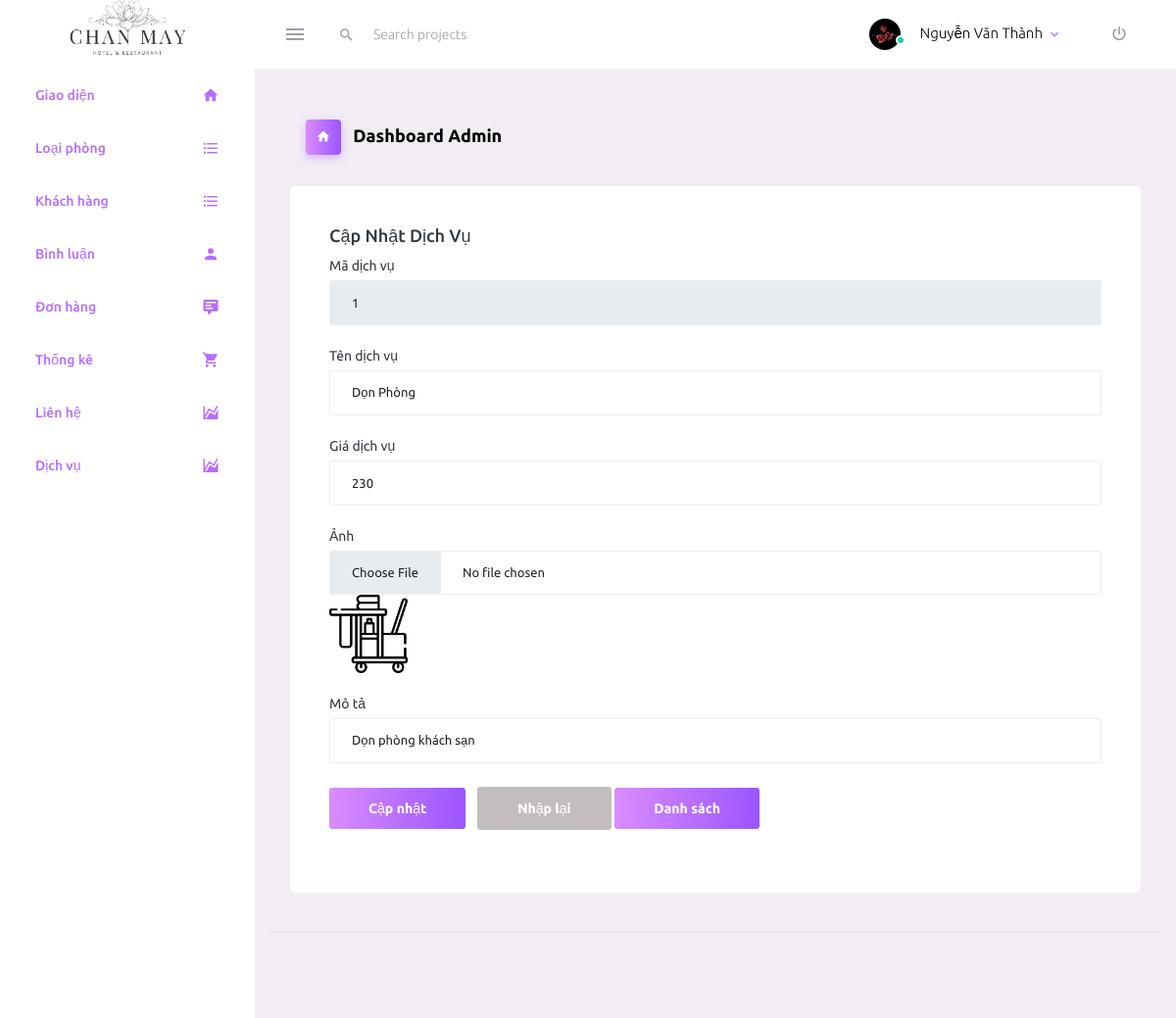
The page /index.php?url=sua-dich-vu&id=1 (signed in) on the database its author committed.
### tables this page shows
CREATE TABLE `service` (
  `id_sv` int(11) NOT NULL,
  `name` varchar(255) NOT NULL,
  `price` int(50) DEFAULT NULL,
  `image` varchar(255) DEFAULT NULL,
  `description` varchar(255) DEFAULT NULL,
  `id_room` int(11) NOT NULL
);

### Controller/adminController.php (called while the page is built, shortened)
<?php
require_once "./Models/home.php";
require_once './Models/pdo.php';
if (isset($_SESSION['account']) && ($_SESSION['account']['role'] == 1)) {
    function edit_DichVu()
    {
        include_once './View/Admin/header.php';
        if (isset($_GET['id']) && ($_GET['id'] > 0)) {
            $dichvu = dichvu_loadone($_GET['id']);
        }
        include_once './View/Admin/dichvu/update_dichvu.php';
        include_once './View/Admin/footer.php';
    }
}
?>

### Models/pdo.php (called while the page is built, shortened)
<?php
function pdo_get_connection(){
    $dburl = "mysql:host=localhost;dbname=duan1;charset=utf8";
    $username = 'root';
    $password = '';
    $conn = new PDO($dburl, $username, $password);
    $conn->setAttribute(PDO::ATTR_ERRMODE, PDO::ERRMODE_EXCEPTION);
    return $conn;
}
function pdo_query_one($sql){
    $sql_args = array_slice(func_get_args(), 1);
    try{
        $conn = pdo_get_connection();
        $stmt = $conn->prepare($sql);
        $stmt->execute($sql_args);
        $row = $stmt->fetch(PDO::FETCH_ASSOC);
        return $row;
    }
    catch(PDOException $e){
        throw $e;
    }
    finally{
        unset($conn);
    }
}

### Models/dichvu.php (called while the page is built, shortened)
<?php
function dichvu_loadone($id_sv){
    $sql = "SELECT * FROM `service` WHERE id_sv=".$id_sv;
    $dichvu=pdo_query_one($sql);
    return $dichvu;
}
?>

### View/Admin/dichvu/update_dichvu.php (the view, shortened to what this page needs)
<?php
if(is_array($dichvu)){
    extract($dichvu);
}
$hinhpast = "View/src/upload/" . $image;
    if (is_file($hinhpast)) {
        $image = "<img src='" . $hinhpast . "' height='80px'>";
    }
    else {
        $image = "không có hình ảnh ";
    }
?>
<div class="row">
    <div class="col-md-12 grid-margin stretch-card">
        <div class="card">
            <div class="card-body">
                <h4 class="card-title">Cập nhật dịch vụ</h4>
                <form class="forms-sample" action="index.php?url=cap-nhat-dich-vu" method="post" enctype="multipart/form-data">
                    <div class="form-group">
                        <label for="">Mã dịch vụ</label>
                        <input disabled name="id_sv" value="<?php echo $id_sv; ?>" type="text" class="form-control">
                    </div>
                    <div class="form-group">
                        <label for="">Tên dịch vụ</label>
                        <input name="namesv" type="text" value="<?php echo $name; ?>" class="form-control">
                    </div>
                    <div class="form-group">
                        <label for="">Giá dịch vụ</label>
                        <input name="price" value="<?php echo $price; ?>"type="text" class="form-control">
                    </div>
                    <div class="form-group" >
                        <label for="">Ảnh</label>
                        <input name="hinh" type="file"  class="form-control">
                        <?php echo $image; ?>
                    </div>
                    <div class="form-group">
                        <label for="">Mô tả</label>
                        <input name="description" value="<?php echo $description; ?>"type="text" class="form-control">
                    </div>
                    <div class="form-group mt-3">
                        <input class="btn btn-gradient-primary me-2" type="submit" name="capnhat" value="Cập nhật">
                        <input class="btn btn-secondary" type="reset" value="Nhập lại">
                        <a href="index.php?url=quan-ly-dich-vu"><input class="btn btn-gradient-primary me-2" type="button" value="Danh sách"></a>
                    </div>
                </form>
            </div>
        </div>
    </div>

### rows shown on the page
service: id_sv "1", namesv "Dọn Phòng", price "230", image (picture), description "Dọn phòng khách sạn"

### other values the page prints
$_SESSION['account']['fullname'] "Nguyễn Văn Thành"
